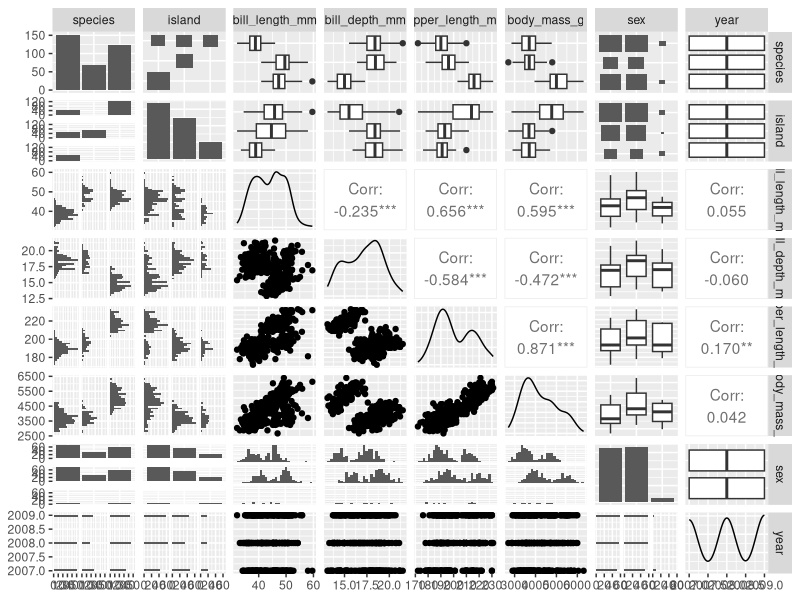
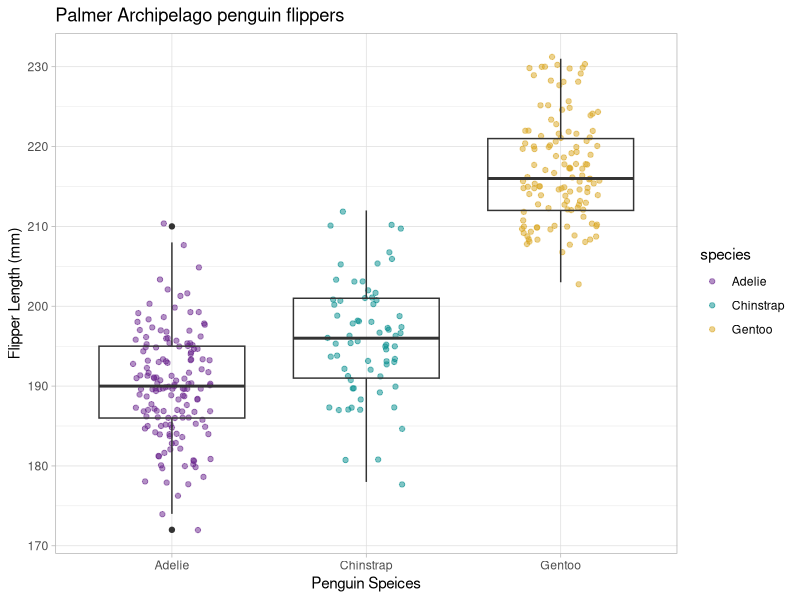
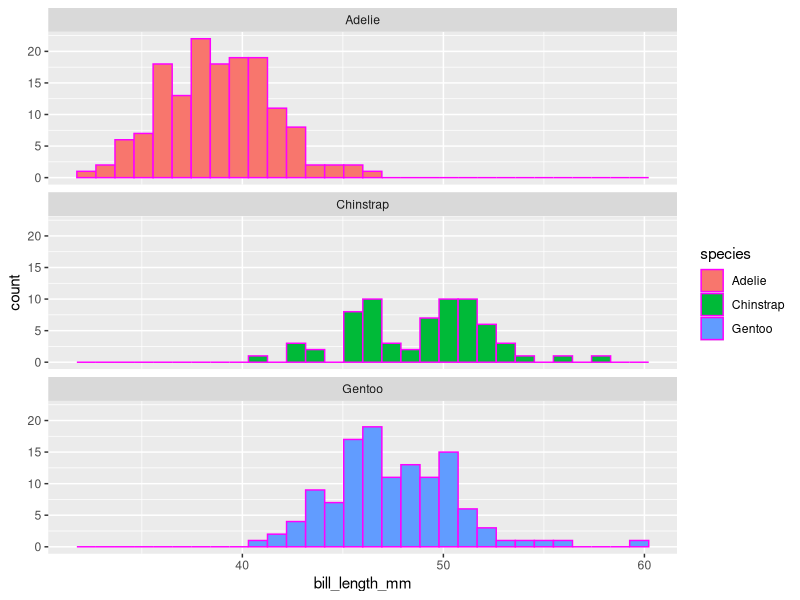

Reproduce these figures in R, in order.
## ---- chunk 1
#| warning: false
#| echo: false

library(tidyverse)
library(palmerpenguins)
library(GGally)
library(skimr)
## ---- chunk 2
#| include: false
# Tell me the column names 
names(penguins)
# What are the dimension
dim(penguins)
#can you show me the first six lines 
head(penguins)
#can you show me the last 6 lines?
tail(penguins)

## ---- chunk 3
skim(penguins)
## ---- chunk 4
#you can use this to be explicit about what package is being used 
#pulls up overview summary grid with tons of graphs
GGally :: ggpairs(penguins)
## ---- chunk 5
#only need to put within aes if it is related to a variable 
ggplot(data = penguins, aes(x = species, y = flipper_length_mm)) + geom_jitter(width = 0.2,
alpha = 0.5, aes(color = species)) + geom_boxplot(fill = NA) + theme_light() + scale_color_manual(values = c("darkorchid4", "cyan4", "goldenrod"))+ labs( title = "Palmer Archipelago penguin flippers", x = "Penguin Speices", y = "Flipper Length (mm)")
#reduce the spread using width, alpha opacity + theme_light()

## ---- chunk 6

ggplot(data = penguins, aes(x = bill_length_mm)) + geom_histogram(aes(fill = species), color = "magenta")+ facet_wrap(~species, ncol = 1)
